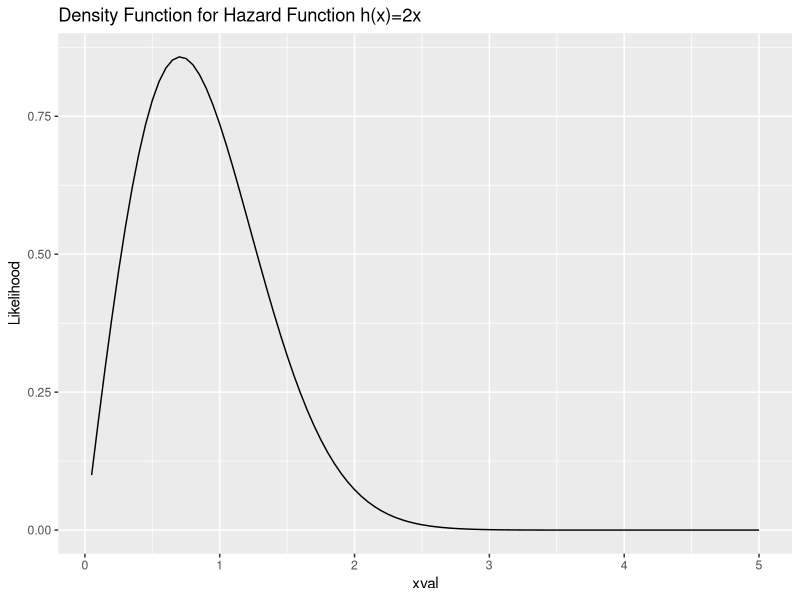
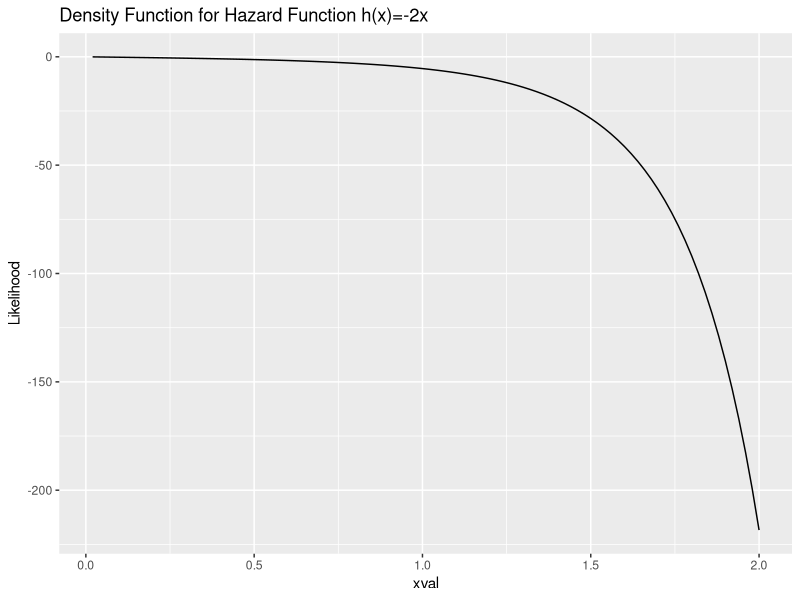
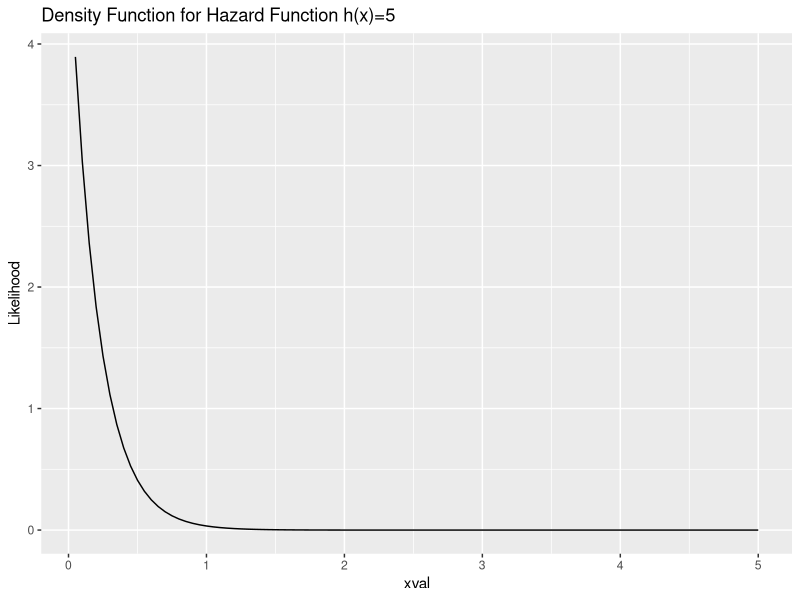
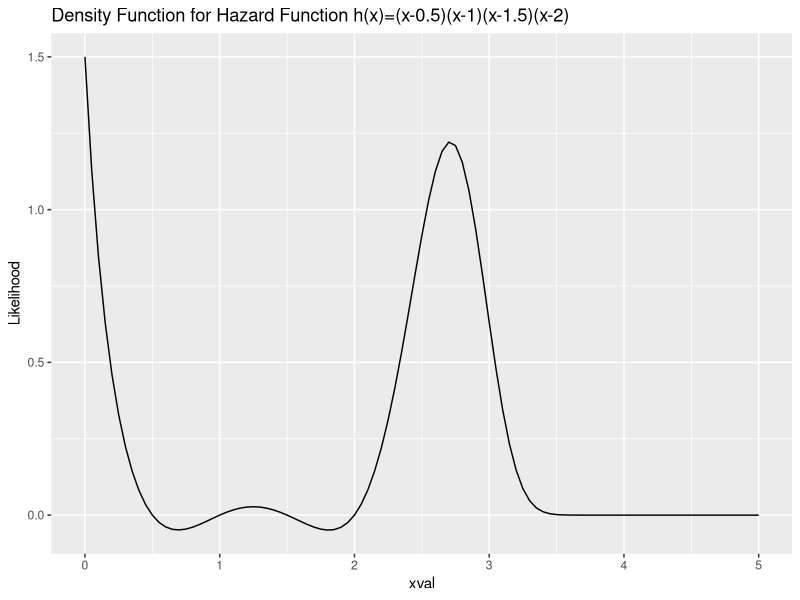

These charts were generated, in order, by the following R code:
# density = hazard * exp(-1*integrate(hazard from 0 to t))
#htfo: Given a hazard function, hftn, returns a vector of density values


htof = function(hftn,t,lower){
  density_val = c()
  for( val in t)
  {
    density_val = c(density_val, hftn(val) * exp(-1*integrate(hftn,lower,val)$value))
    
  }
  
  
  return (density_val)
}

plothtof = function(hftn, t, lower,title){
	title = paste("Density Function for Hazard Function h(x)",title,sep='=')
  library(ggplot2)
	#get the density values (y values)
	densities = htof(hftn, t, lower)
	#x values are stored in the t vector
	df = data.frame(Likelihood = densities, xval = t)
	plot = ggplot(df) + geom_line(aes(x=xval, y = Likelihood)) + ggtitle(title)
	
	return (plot)
	}

func1 = function(x) {2*x} # increasing hazard function
t = (1:100)/20
plot1 =plothtof(func1,t,0,"2x")

func2 = function(x) {-2*x} # decreasing hazard function
t = (1:100)/50
plot2 =plothtof(func2,t,0,"-2x")

func3 = function(x) rep(5,length(x))
t = (1:100)/20
plot3 = plothtof(func3,t,0,"5")

func4 = function(x) {(x-1)*(x-.5)*(x-1.5)*(x-2)}
t = (0:100)/20
plot4 = plothtof(func4,t,0,"(x-0.5)(x-1)(x-1.5)(x-2)")



